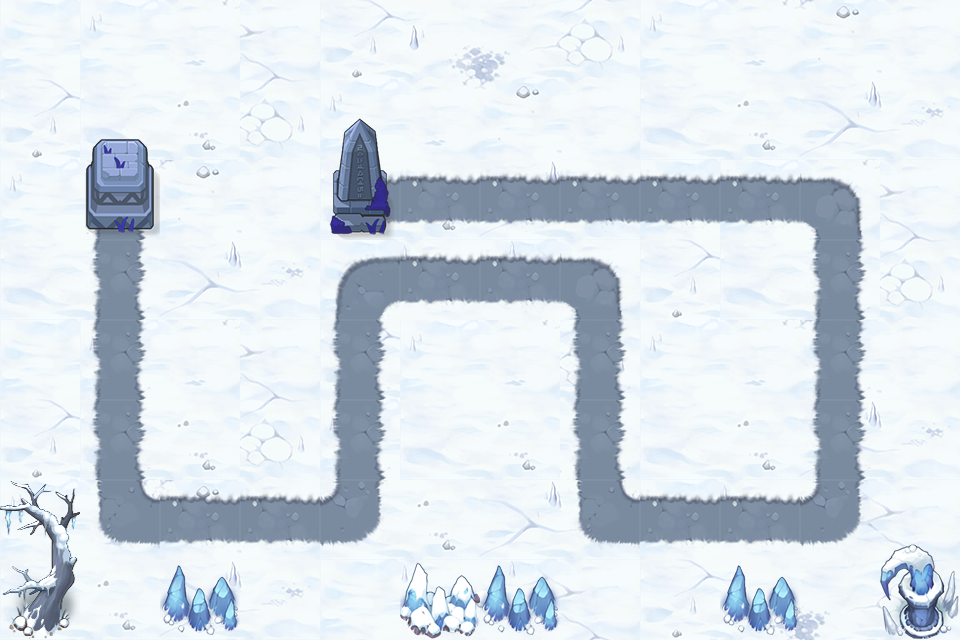

A 2D game scene composited from a Tiled map and its tileset images. What follows is a short description and the map's XML, with each tile layer's data collapsed to a summary:
An orthogonal 12x8 tile map with 80x80 px tiles, 3 tile layers (background, road, object) and 15 objects (P0, P1, P2, P3, P4, ...).

<map version="1.0" tiledversion="1.0.3" orientation="orthogonal" renderorder="right-down" width="12" height="8" tilewidth="80" tileheight="80" nextobjectid="16">
 <tileset firstgid="1" source="xuedi.tsx" />
 <layer name="background" width="12" height="8">
  <data>[96 cells, 96 non-empty, 16 distinct tile ids]</data>
 </layer>
 <layer name="road" width="12" height="8">
  <data>[96 cells, 30 non-empty, 7 distinct tile ids]</data>
 </layer>
 <layer name="object" width="12" height="8">
  <data>[96 cells, 12 non-empty, 10 distinct tile ids]</data>
 </layer>
 <objectgroup name="path" visible="0">
  <object id="1" name="P0" x="120" y="240" />
  <object id="2" name="P1" x="120" y="520" />
  <object id="3" name="P2" x="360" y="520" />
  <object id="4" name="P3" x="360" y="280" />
  <object id="5" name="P4" x="600" y="280" />
  <object id="6" name="P5" x="600" y="520" />
  <object id="7" name="P6" x="840" y="520" />
  <object id="8" name="P7" x="840" y="200" />
  <object id="9" name="P8" x="400" y="200" />
  <object id="10" name="O0" x="0" y="80" width="80" height="400" />
  <object id="11" name="O1" x="160" y="80" width="160" height="400" />
  <object id="12" name="O2" x="400" y="320" width="160" height="240" />
  <object id="13" name="O3" x="640" y="240" width="160" height="240" />
  <object id="14" name="O4" x="400" y="80" width="480" height="80" />
  <object id="15" name="O5" x="880" y="80" width="80" height="400" />
 </objectgroup>
</map>
